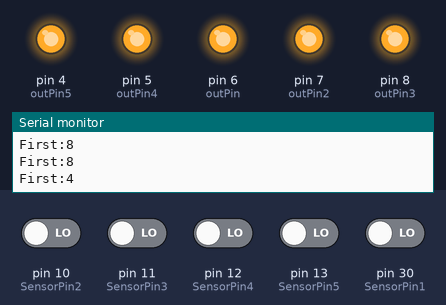
Recording of a sketch running on a simulated Arduino Mega 2560, built with avr-gcc and run on an emulated ATmega2560. Parts: output pins drawn as LEDs (lit = HIGH), the last lines printed to the serial monitor. Inputs (shaded band) come from the test bench; at power-on: pin 10 (SensorPin2), pin 11 (SensorPin3), pin 12 (SensorPin4), pin 13 (SensorPin5), pin 30 (SensorPin1) LOW.

Above: at 1.2 s.
1.3 s: pin 30 (SensorPin1) driven HIGH
At 2.4 s:
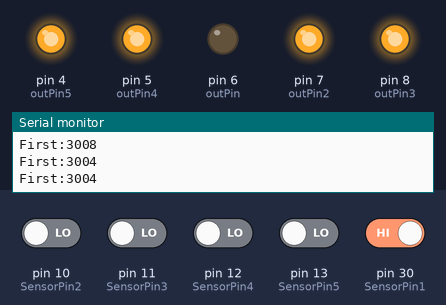
2.8 s: pin 10 (SensorPin2) driven HIGH
At 3.7 s:
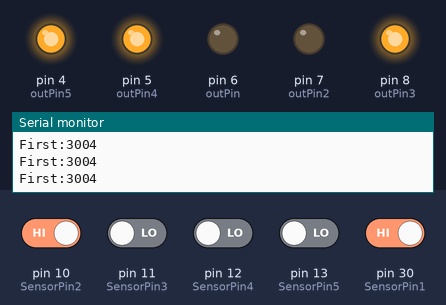
4.4 s: pin 11 (SensorPin3) driven HIGH
At 5.8 s:
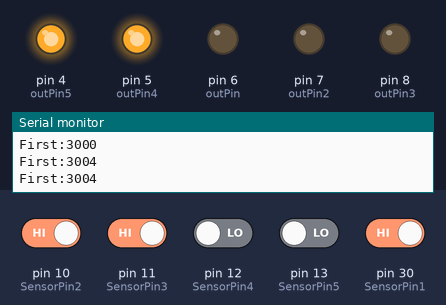
6.1 s: pin 12 (SensorPin4) driven HIGH
At 7.4 s:
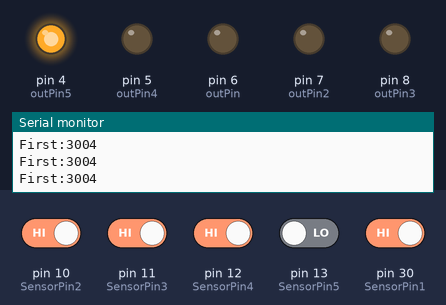
7.7 s: pin 13 (SensorPin5) driven HIGH
At 8.6 s:
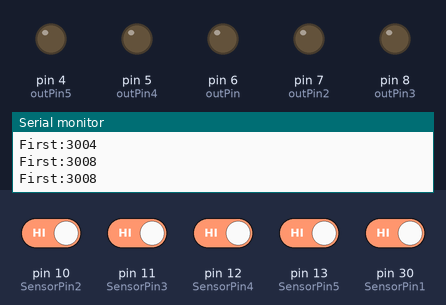
9.4 s: pin 10 (SensorPin2) driven LOW
At 10.4 s:
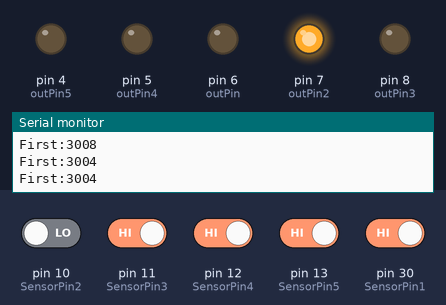
Timing chart, 0 to 12.0 s (numbered marks = the images above; inputs shaded):
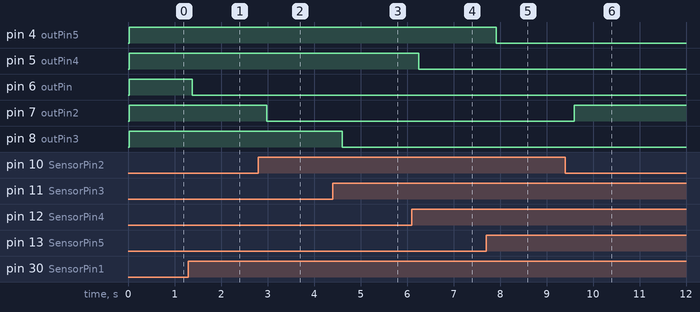

The sketch:

IR-Sensor-8Device.ino
```cpp
int SensorPin1=30;          //declares pin 9 for input
int SensorPin2=10;       //declares pin 10 for input
int SensorPin3=11;       //declares pin 11 for input
int SensorPin4=12;
int SensorPin5=13;

int outPin=6;             //declares pin 6 for output
int outPin2=7;            //declares pin 7 for output
int outPin3=8;            //declares pin 8 for output
int outPin4=5;
int outPin5=4;

int SensorValue1=LOW;      //pin9 begins off
int SensorValue2=LOW;    //pin10 begins off
int SensorValue3=LOW;    //pin 11 beings off
int SensorValue4=LOW;
int SensorValue5=LOW;

int outValue1=LOW;
int outValue2=LOW;
int outValue3=LOW;
int outValue4=LOW;
int outValue5=LOW;

void setup()
{
    pinMode(6,OUTPUT);
    pinMode(7,OUTPUT);
    pinMode(8,OUTPUT);
    pinMode(5,OUTPUT);
    pinMode(4,OUTPUT);
    Serial.begin(9600);
}

void loop()
{

    pinMode(30,OUTPUT);      // sends value out through IR pin 9
    pinMode(10,OUTPUT);     // sends value out through IR pin 10
    pinMode(11,OUTPUT);     // sends value out through IR pin 11
    pinMode(12,OUTPUT);
    pinMode(13,OUTPUT);

    digitalWrite(30,HIGH);   // sets value on for IR pin 9
    digitalWrite(10,HIGH);  // sets value on for IR pin 10
    digitalWrite(11,HIGH);  // sets value on for IR pin 11
    digitalWrite(12,HIGH);
    digitalWrite(13,HIGH);

    delayMicroseconds(10);

    pinMode(30,INPUT);       // recieves value from sensor on pin 9
    long time1 = micros();
    while (digitalRead(SensorPin1) == HIGH && micros() - time1 < 3000);
    int diff1 = micros() - time1;
    SensorValue1=diff1;
    delay(5);

    pinMode(10,INPUT);      // recieves value from sensor on pin 10
    long time2 = micros();
    while (digitalRead(SensorPin2) == HIGH && micros() - time2 < 3000);
    int diff2 = micros() - time2;
    SensorValue2=diff2;
    delay(5);

    pinMode(11,INPUT);      // recieves value from sensor on pin 11
    long time3 = micros();
    while (digitalRead(SensorPin3) == HIGH && micros() - time3 < 3000);
    int diff3 = micros() - time3;
    SensorValue3=diff3;
    delay(5);

    pinMode(12,INPUT);
    long time4 = micros();
    while(digitalRead(SensorPin4) == HIGH && micros() - time4 < 3000);
    int diff4 = micros() - time4;
    SensorValue4 = diff4;
    delay(5);

    pinMode(13,INPUT);
    long time5 = micros();
    while(digitalRead(SensorPin5) == HIGH && micros() - time5 < 3000);
    int diff5 = micros() - time5;
    SensorValue5 = diff5;
    delay(5);

    if(SensorValue1 <1600)
    {
      outValue1 = HIGH;
      digitalWrite(6, HIGH);              //should send 5V through pin 6 if sensor is above tape
    }
    else
    {
      outValue1 =LOW;
      digitalWrite(6, LOW);               //should send 0V through pin 6 if sensor is not above tape
    }

    if(SensorValue2 <1600)
    {
      outValue2 = HIGH;
          digitalWrite(7, HIGH);          //should send 5V through pin 7 if sensor is above tape
        }
    else
    {
      outValue2 = LOW;
      digitalWrite(7, LOW);               //should send 0V through pin 7 if sensor is not above tape
    }

    if(SensorValue3 <1600)
    {
      outValue3 = HIGH;
          digitalWrite(8, HIGH);          //should send 5V through pin 8 if sensor is above tape
    }
    else
    {
      outValue3 = LOW;
      digitalWrite(8, LOW);               //should send 0V through pin 8 if sensor is not above tape
    }

    if(SensorValue4 <1600)
    {
      outValue4 = HIGH;
      digitalWrite(5, HIGH);
    }
    else
    {
      outValue4 = LOW;
      digitalWrite(5,LOW);
    }

    if(SensorValue5 <1600)
    {
      outValue5 = HIGH;
      digitalWrite(4, HIGH);
    }
    else
    {
      outValue5 = LOW;
      digitalWrite(4,LOW);
    }

   if(Serial.available()>0);
    {
        Serial.print("First:");
        Serial.println(SensorValue1);     //prints pin 9 value to serial monitor
        /*Serial.print("Second:");
        Serial.println(SensorValue2);   //prints pin 10 value to serial monitor
        Serial.print("Third:");
        Serial.println(SensorValue3);   //prints pin 11 value to serial monitor
        Serial.print("Fourth:");
        Serial.println(SensorValue4);
        Serial.print("Fifth:");
        Serial.println(SensorValue5);*/
    }

    delay(200);                           //checks every 1/2 second
}
```

Measured:
- after the input at 1.3 s, pin 6 (outPin): HIGH → LOW after 0.08 s
- after the input at 2.8 s, pin 7 (outPin2): HIGH → LOW after 0.18 s
- after the input at 4.4 s, pin 8 (outPin3): HIGH → LOW after 0.21 s
- after the input at 6.1 s, pin 5 (outPin4): HIGH → LOW after 0.15 s
- after the input at 7.7 s, pin 4 (outPin5): HIGH → LOW after 0.22 s
- after the input at 9.4 s, pin 7 (outPin2): LOW → HIGH after 0.20 s
